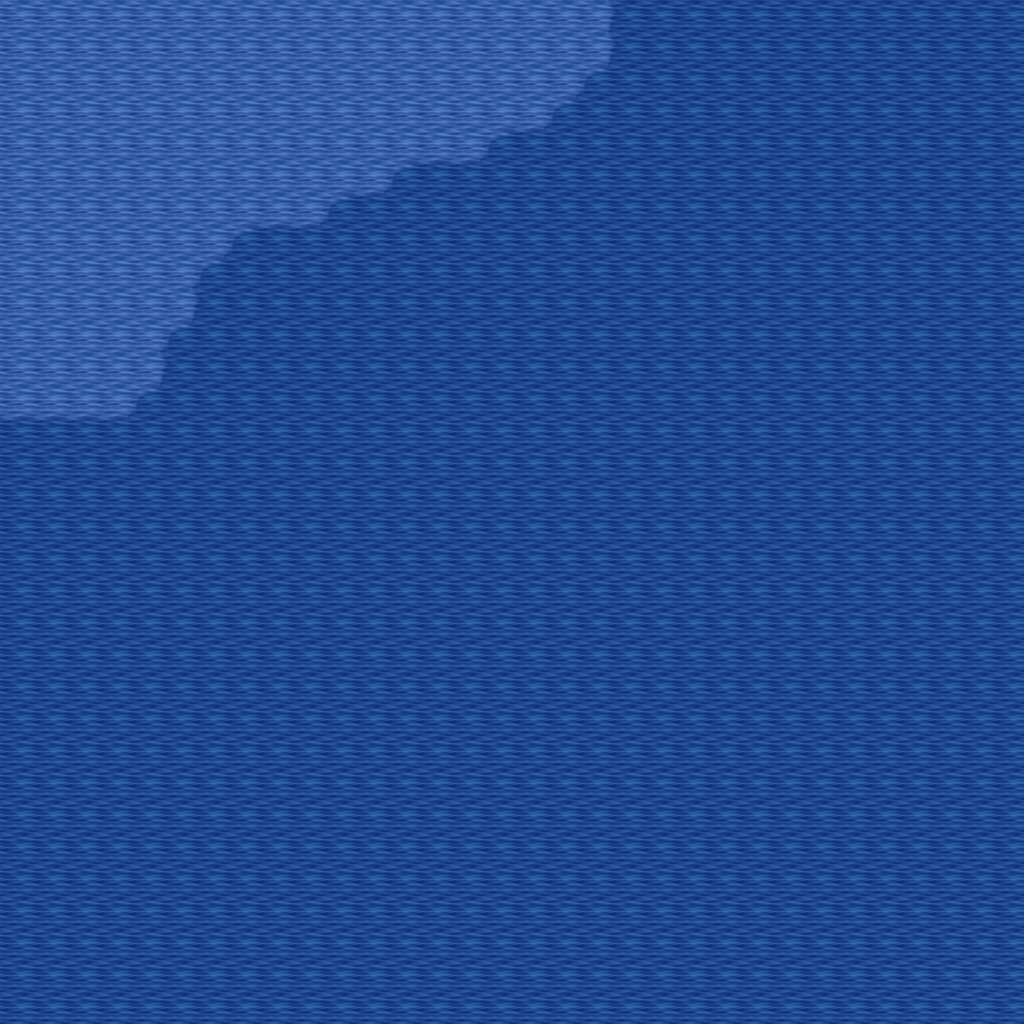

This is a level from a 2D game, rendered from its Tiled map with the project's own tilesets. A one-line summary and the map file follow, with tile-layer data summarised:
An orthogonal 32x32 tile map with 32x32 px tiles, 5 tile layers (Ground, Objects, Objects2, Above, ...), 1 hidden layer not drawn, 7 tilesets.

<map version="1.10" tiledversion="1.11.0" orientation="orthogonal" renderorder="right-down" width="32" height="32" tilewidth="32" tileheight="32" infinite="0" nextlayerid="11" nextobjectid="1">
 <tileset firstgid="1" name="ground_ground" tilewidth="32" tileheight="32" tilecount="33" columns="3">
  <image source="../drawable/ground_ground.png" width="96" height="352" />
 </tileset>
 <tileset firstgid="34" name="ground_grass_edges" tilewidth="32" tileheight="32" tilecount="36" columns="12">
  <image source="../drawable/ground_grass_edges.png" width="384" height="96" />
 </tileset>
 <tileset firstgid="70" name="ground_water_pool" tilewidth="32" tileheight="32" tilecount="72" columns="3">
  <image source="../drawable/ground_water_pool.png" width="96" height="768" />
 </tileset>
 <tileset firstgid="142" name="ground_grass_corners" tilewidth="32" tileheight="32" tilecount="24" columns="6">
  <image source="../drawable/ground_grass_corners.png" width="192" height="128" />
 </tileset>
 <tileset firstgid="166" name="plant_flower_daisy_white" tilewidth="32" tileheight="32" tilecount="8" columns="2">
  <image source="../drawable/plant_flower_daisy_white.png" width="64" height="128" />
 </tileset>
 <tileset firstgid="174" name="logic_collision" tilewidth="32" tileheight="32" tilecount="1" columns="1">
  <image source="../drawable/logic_collision.png" width="32" height="32" />
 </tileset>
 <tileset firstgid="175" name="ground_water_pool_deep" tilewidth="32" tileheight="32" tilecount="72" columns="3">
  <image source="../drawable/ground_water_pool_deep.png" width="96" height="768" />
 </tileset>
 <layer id="1" name="Ground" width="32" height="32">
  <data>[1024 cells, 1024 non-empty, 5 distinct tile ids]</data>
 </layer>
 <layer id="2" name="Objects" width="32" height="32">
  <data>[1024 cells, 0 non-empty, 0 distinct tile ids]</data>
 </layer>
 <layer id="3" name="Objects2" width="32" height="32">
  <data>[1024 cells, 0 non-empty, 0 distinct tile ids]</data>
 </layer>
 <layer id="4" name="Above" width="32" height="32">
  <data>[1024 cells, 0 non-empty, 0 distinct tile ids]</data>
 </layer>
 <layer id="5" name="Above2" width="32" height="32">
  <data>[1024 cells, 0 non-empty, 0 distinct tile ids]</data>
 </layer>
 <layer id="6" name="Walkable" width="32" height="32" visible="0">
  <data>[1024 cells, 1024 non-empty, 1 distinct tile ids]</data>
 </layer>
 <objectgroup id="7" name="Mapevents" />
 <objectgroup id="8" name="Spawn" />
 <objectgroup id="9" name="Keys" />
 <objectgroup id="10" name="Replace" />
</map>
